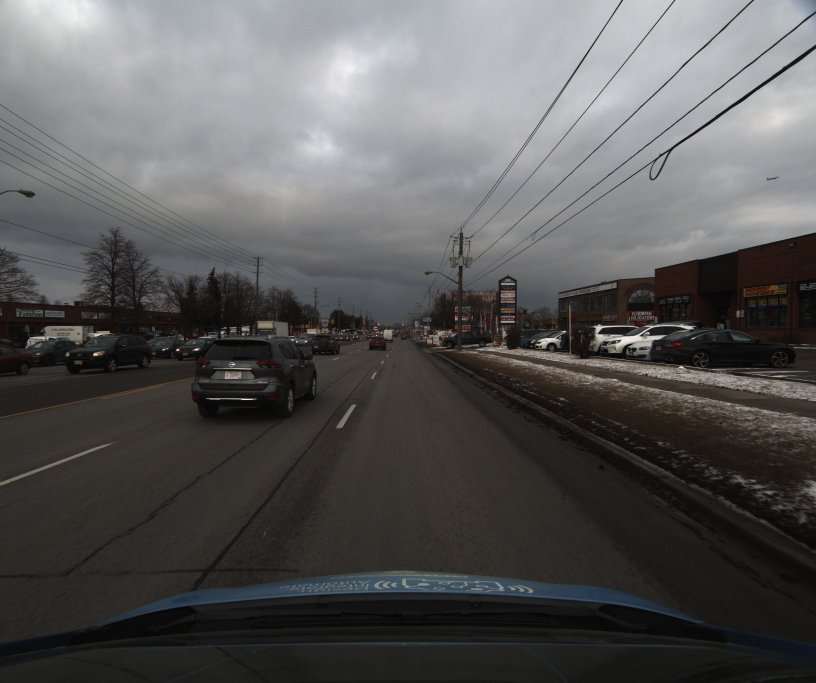
#> input picture Test/frame0000.jpg, 2448 x 2048 px (shown at 1/3 size)
$ python tkinter_trial1.py
#> lines starting #> are read from the running program, lines starting #| are printed output that depends on the picture
import matplotlib.pyplot as plt
import matplotlib.patches as patches
from PIL import Image
import numpy as np

im = np.array(Image.open('frame0000.jpg'), dtype=np.uint8)
#> im is the input picture: shape (2048, 2448, 3); mean R, G, B 89, 88.2, 87.9

# Create figure and axes
fig,ax = plt.subplots(1)

# Display the image
ax.imshow(im)

# List to hold x values.
x_number_values = [463, 753, 988, 851, 463, 463, 753, 988, 851, 463]

# List to hold y values.
y_number_values = [930, 972, 972, 930, 930, 1332, 1215 ,1215, 1332, 1332]

# Create a Rectangle patch
#rect = patches.Rectangle((463,930),(930-463),971,linewidth=1,edgecolor='r',facecolor='none')
plt.plot(x_number_values, y_number_values, linewidth=3, color='cyan')
x_number_values = [753,753]
y_number_values = [972,1215]
plt.plot(x_number_values, y_number_values, linewidth=3, color='cyan')

x_number_values = [988,988]
y_number_values = [972,1215]
plt.plot(x_number_values, y_number_values, linewidth=3, color='cyan')

x_number_values = [851,851]
y_number_values = [930,1332]
plt.plot(x_number_values, y_number_values, linewidth=3, color='cyan')
# Add the patch to the Axes
#ax.add_patch(rect)

plt.show()
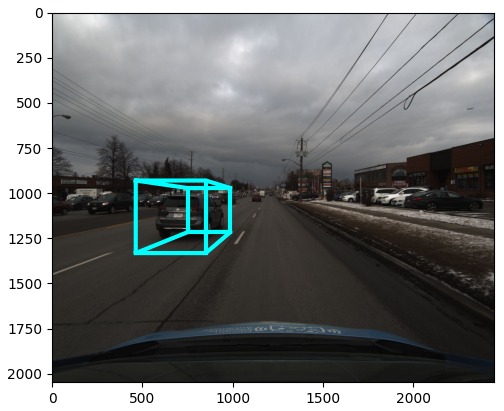
#> figure drawn by matplotlib, 1 panel
